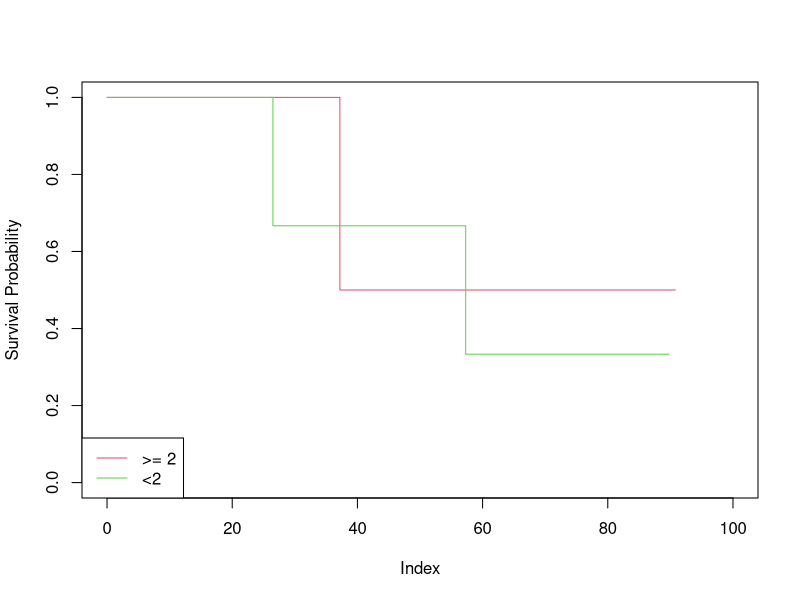

Source code (R):
library(survival)
x <- Surv(c(1.2, 2, 1.5, 0.2), event = c(1, 0, 0, 1))
summary(survfit(x ~ 1))

library(tidyverse)

table_data <- tribble(
  ~Y, ~D, ~X, 
  26.5, 1, 0.1,
  37.2, 1, 11,
  57.3, 1, -0.3,
  90.8, 0, 2.8,
  20.2, 0, 1.8,
  89.8, 0, 0.4
)
x <- Surv(table_data$Y, table_data$D)
summary(survfit(x ~ 1))

x <- split(Surv(table_data$Y, table_data$D), table_data$X < 2)
plot(NULL, xlim = c(0, 100), ylim = c(0, 1), ylab = "Survival Probability")
lines(survfit(x[[1]] ~ 1), conf.int=FALSE, col = 2)
lines(survfit(x[[2]] ~ 1), conf.int=FALSE, col = 3)
legend("bottomleft", c(">= 2", "<2"), col = 2:3, lty = 1)
